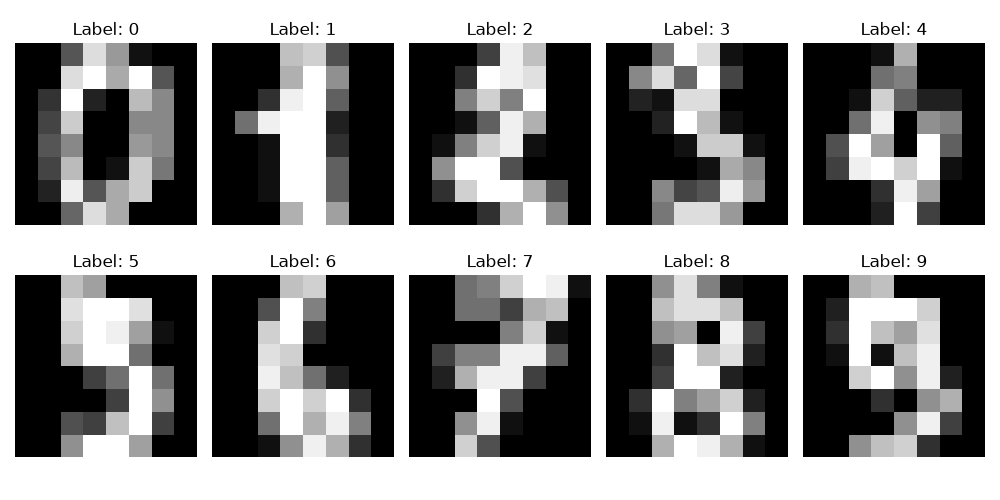

Source code (Python):
from sklearn.datasets import load_digits
from sklearn.model_selection import train_test_split
from sklearn.linear_model import LogisticRegression
import matplotlib.pyplot as plt

digits=load_digits()
x,y=digits.data,digits.target

x_train,x_test,y_train,y_test=train_test_split(x,y,test_size=0.2,random_state=42)
model=LogisticRegression(max_iter=10000)
model.fit(x_train,y_train)

accuracy=model.score(x_test,y_test)
model.fit(x_train,y_train)
fig,axes=plt.subplots(2,5,figsize=(10,5))
for i,ax in enumerate(axes.flat):
    ax.imshow(digits.images[i], cmap='gray')
    ax.set_title(f"Label: {digits.target[i]}")
    ax.axis('off')
plt.tight_layout()
plt.savefig("handwriting.png")
